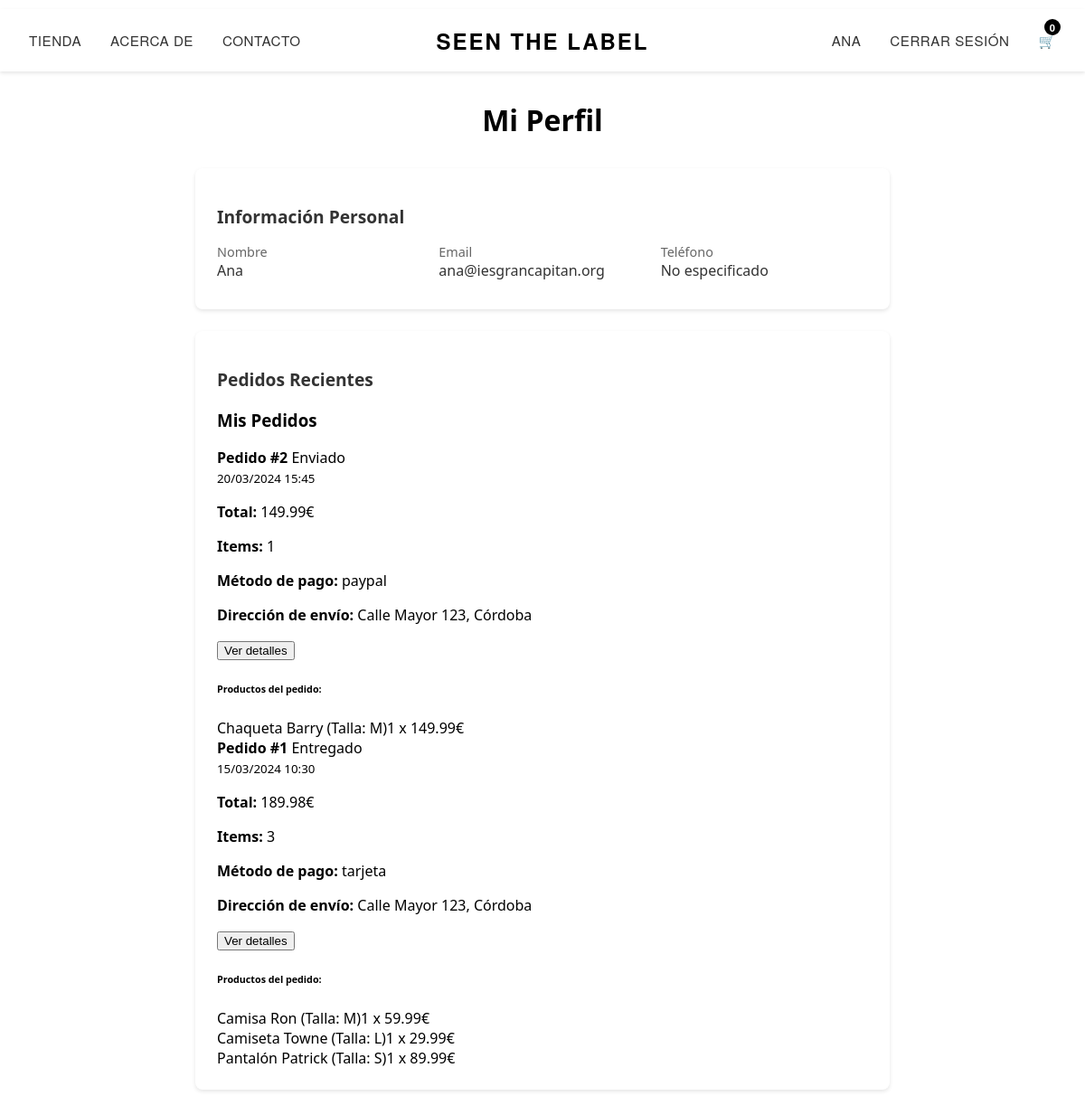
The page /perfil.php (signed in) on the database its author committed.
### tables this page shows
CREATE TABLE IF NOT EXISTS usuarios (
    id INT AUTO_INCREMENT PRIMARY KEY,
    nombre VARCHAR(100) NOT NULL,
    apellidos VARCHAR(100) NOT NULL,
    email VARCHAR(100) NOT NULL UNIQUE,
    password VARCHAR(255) NOT NULL,
    telefono VARCHAR(20),
    direccion TEXT,
    fecha_registro DATETIME DEFAULT CURRENT_TIMESTAMP,
    rol ENUM('usuario', 'admin') DEFAULT 'usuario'
);

CREATE TABLE IF NOT EXISTS pedidos (
    id INT AUTO_INCREMENT PRIMARY KEY,
    usuario_id INT NOT NULL,
    fecha_creacion DATETIME DEFAULT CURRENT_TIMESTAMP,
    estado ENUM('pendiente', 'procesando', 'enviado', 'entregado') DEFAULT 'pendiente',
    total DECIMAL(10,2) NOT NULL,
    direccion_envio TEXT NOT NULL,
    metodo_pago VARCHAR(50) NOT NULL,
    FOREIGN KEY (usuario_id) REFERENCES usuarios(id)
);

CREATE TABLE IF NOT EXISTS detalles_pedido (
    id INT AUTO_INCREMENT PRIMARY KEY,
    pedido_id INT NOT NULL,
    producto_id INT NOT NULL,
    cantidad INT NOT NULL,
    precio DECIMAL(10,2) NOT NULL,
    talla VARCHAR(10),
    FOREIGN KEY (pedido_id) REFERENCES pedidos(id),
    FOREIGN KEY (producto_id) REFERENCES productos(id)
);

CREATE TABLE productos (
    id INT PRIMARY KEY AUTO_INCREMENT,
    nombre VARCHAR(255) NOT NULL,
    descripcion TEXT,
    precio DECIMAL(10,2) NOT NULL,
    tiene_tallas BOOLEAN DEFAULT FALSE,
    fecha_creacion TIMESTAMP DEFAULT CURRENT_TIMESTAMP,
    fecha_actualizacion TIMESTAMP DEFAULT CURRENT_TIMESTAMP ON UPDATE CURRENT_TIMESTAMP
);

### perfil.php (the view, shortened to what this page needs)
<?php
require_once 'config/database.php';
$stmt = $conn->prepare("SELECT * FROM usuarios WHERE id = ?");
$stmt->execute([$_SESSION['usuario_id']]);
$usuario = $stmt->fetch(PDO::FETCH_ASSOC);
?>
<!DOCTYPE html>
<html lang="es">
<head>
    <link rel="stylesheet" href="css/styles.css">
</head>
<body>
    <?php include 'includes/header.php'; ?>
    <div class="profile-container">
        <div class="profile-header">
            <h1>Mi Perfil</h1>
        </div>
        <div class="profile-section">
            <h2>Información Personal</h2>
            <div class="user-info">
                <div class="info-item">
                    <div class="info-label">Nombre</div>
                    <div class="info-value"><?php echo htmlspecialchars($usuario['nombre']); ?></div>
                </div>
                <div class="info-item">
                    <div class="info-label">Email</div>
                    <div class="info-value"><?php echo htmlspecialchars($usuario['email']); ?></div>
                </div>
                <div class="info-item">
                    <div class="info-label">Teléfono</div>
                    <div class="info-value"><?php echo htmlspecialchars($usuario['telefono'] ?? 'No especificado'); ?></div>
                </div>
            </div>
        </div>
        <div class="profile-section">
            <h2>Pedidos Recientes</h2>
            <div class="tab-pane fade" id="pedidos" role="tabpanel" aria-labelledby="pedidos-tab">
                <h3 class="mb-4">Mis Pedidos</h3>
                <?php
                $stmt = $conn->prepare("
                    SELECT p.*,
                           COUNT(dp.id) as total_items,
                           DATE_FORMAT(p.fecha_creacion, '%d/%m/%Y %H:%i') as fecha_formateada
                    FROM pedidos p
                    LEFT JOIN detalles_pedido dp ON p.id = dp.pedido_id
                    WHERE p.usuario_id = :usuario_id
                    GROUP BY p.id
                    ORDER BY p.fecha_creacion DESC
                ");
                $stmt->execute(['usuario_id' => $_SESSION['usuario_id']]);
                $pedidos = $stmt->fetchAll(PDO::FETCH_ASSOC);
                if (count($pedidos) > 0) {
                    foreach ($pedidos as $pedido) {
                        ?>
                        <div class="card mb-3">
                            <div class="card-header d-flex justify-content-between align-items-center">
                                <div>
                                    <strong>Pedido #<?php echo $pedido['id']; ?></strong>
                                    <span class="badge bg-<?php
                                        switch($pedido['estado']) {
                                            case 'enviado':
                                                echo 'primary';
                                                break;
                                            case 'entregado':
                                                echo 'success';
                                                break;
                                        }
                                    ?> ms-2">
                                        <?php echo ucfirst($pedido['estado']); ?>
                                    </span>
                                </div>
                                <small class="text-muted"><?php echo $pedido['fecha_formateada']; ?></small>
                            </div>
                            <div class="card-body">
                                <div class="row">
                                    <div class="col-md-6">
                                        <p><strong>Total:</strong> <?php echo number_format($pedido['total'], 2); ?>€</p>
                                        <p><strong>Items:</strong> <?php echo $pedido['total_items']; ?></p>
                                    </div>
                                    <div class="col-md-6">
                                        <p><strong>Método de pago:</strong> <?php echo $pedido['metodo_pago']; ?></p>
                                        <p><strong>Dirección de envío:</strong> <?php echo $pedido['direccion_envio']; ?></p>
                                    </div>
                                </div>
                                <button class="btn btn-outline-primary btn-sm" type="button"
                                        data-bs-toggle="collapse"
                                        data-bs-target="#detalles-<?php echo $pedido['id']; ?>">
                                    Ver detalles
                                </button>
                                <div class="collapse mt-3" id="detalles-<?php echo $pedido['id']; ?>">
                                    <div class="card card-body">
                                        <h6>Productos del pedido:</h6>
                                        <?php
                                        $stmt_detalles = $conn->prepare("
                                            SELECT dp.*, pr.nombre as nombre_producto
                                            FROM detalles_pedido dp
                                            JOIN productos pr ON dp.producto_id = pr.id
                                            WHERE dp.pedido_id = :pedido_id
                                        ");
                                        $stmt_detalles->execute(['pedido_id' => $pedido['id']]);
                                        $detalles = $stmt_detalles->fetchAll(PDO::FETCH_ASSOC);
                                        foreach ($detalles as $detalle) {
                                            echo "<div class='d-flex justify-content-between align-items-center mb-2'>";
                                            echo "<span>{$detalle['nombre_producto']}";
                                            if ($detalle['talla']) {
                                                echo " (Talla: {$detalle['talla']})";
                                            }
                                            echo "</span>";
                                            echo "<span>{$detalle['cantidad']} x " . number_format($detalle['precio'], 2) . "€</span>";
                                            echo "</div>";
                                        }
                                        ?>
                                    </div>
                                </div>
                            </div>
                        </div>
                        <?php
                    }
                } else {
                    echo '<div class="alert alert-info">No tienes pedidos realizados.</div>';
                }
                ?>
            </div>
        </div>
    </div>
</body>
</html>

### css/color.css (style rules this page uses)
:root { --primary-color: #000; --secondary-color: #fff; --gray-color: #f0f0f0; }

### css/common.css (style rules this page uses)
* { box-sizing: border-box; }
html, body { margin: 0; padding: 0; font-family: 'Segoe UI', Tahoma, Geneva, Verdana, sans-serif; }

### perfil.php (style rules this page uses)
.profile-container { max-width: 800px; margin: 2rem auto; padding: 0 1rem; }
.profile-header { text-align: center; margin-bottom: 2rem; }
.profile-section { background: #fff; border-radius: 8px; padding: 1.5rem; margin-bottom: 1.5rem; box-shadow: 0 2px 4px rgba(0,0,0,0.1); }
.profile-section h2 { margin-bottom: 1rem; color: #333; font-size: 1.2rem; }
.user-info { display: grid; grid-template-columns: repeat(auto-fit, minmax(200px, 1fr)); gap: 1rem; }
.info-item { margin-bottom: 0.5rem; }
.info-label { font-weight: 500; color: #666; font-size: 0.9rem; }
.info-value { color: #333; }

### rows shown on the page
usuarios: nombre "Ana", email "ana@iesgrancapitan.org", telefono "No especificado"
pedidos: id "2", estado "Enviado", fecha_formateada "20/03/2024 15:45", total "149.99", total_items "1", metodo_pago "paypal", direccion_envio "Calle Mayor 123, Córdoba"
detalles_pedido: producto.nombre "Chaqueta Barry", talla "M", cantidad "1", precio "149.99"
pedidos: id "1", estado "Entregado", fecha_formateada "15/03/2024 10:30", total "189.98", total_items "3", metodo_pago "tarjeta", direccion_envio "Calle Mayor 123, Córdoba"
detalles_pedido: producto.nombre "Camisa Ron", talla "M", cantidad "1", precio "59.99"
detalles_pedido: producto.nombre "Camiseta Towne", talla "L", cantidad "1", precio "29.99"
detalles_pedido: producto.nombre "Pantalón Patrick", talla "S", cantidad "1", precio "89.99"

### other values the page prints
$_SESSION['usuario_nombre'] "ANA"
$total_items "0"
